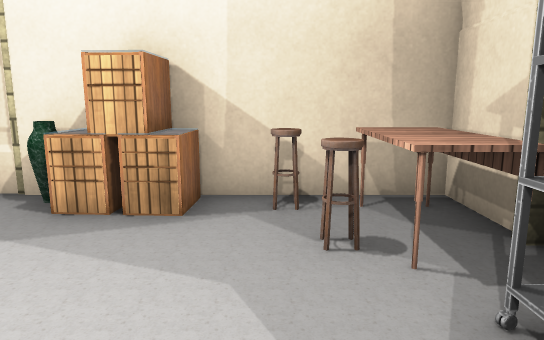
view 1 (above)

24 first-person views from a walk through a 3-D level made in the Unity game engine. The camera is 1.3 m above the floor, tilts 10° down and sees 70° across. The floor is counted in squares, 1 m on a side. Each view is taken from the middle of a square. On the plan, view 1 faces up. The plan holds only what a view shows up to about 16 squares ahead; the rest is blank. The place goes on beyond the plan. The player is left out. Some surface patterns are stand-ins.

view 2
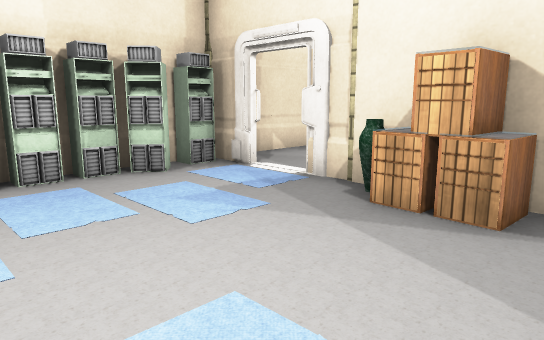

view 3
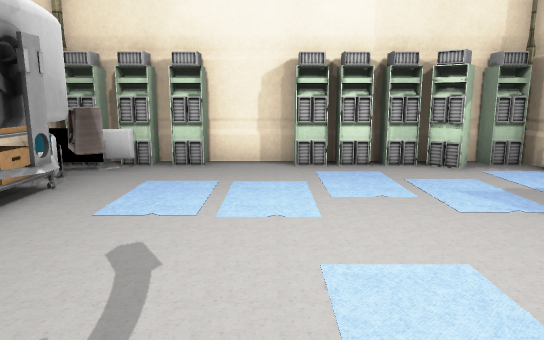

view 4
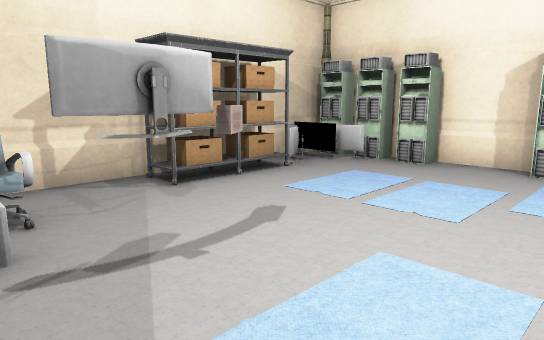

view 5
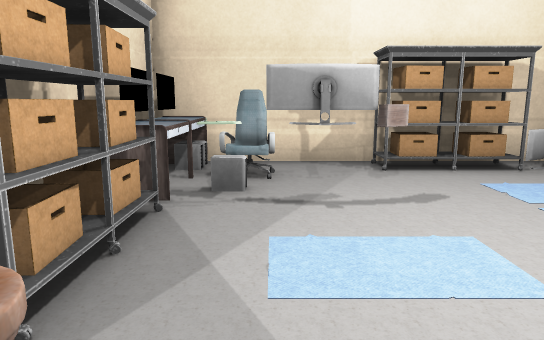

view 6
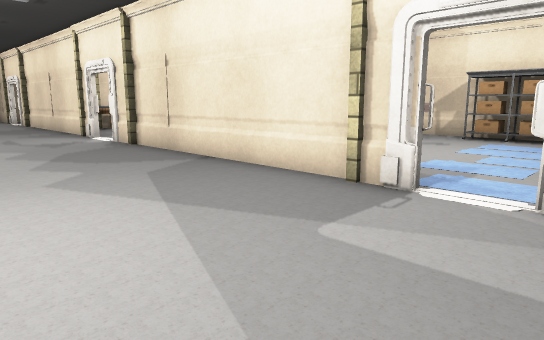

view 7
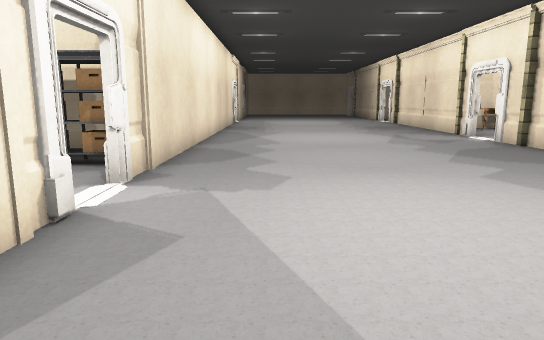

view 8
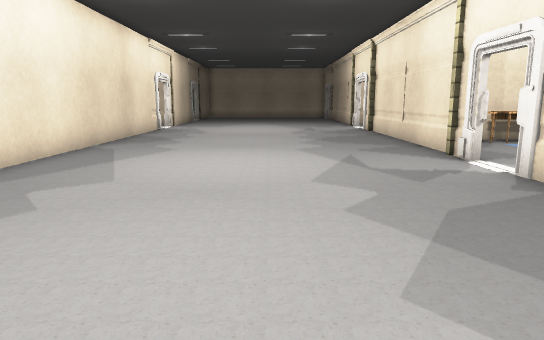

view 9
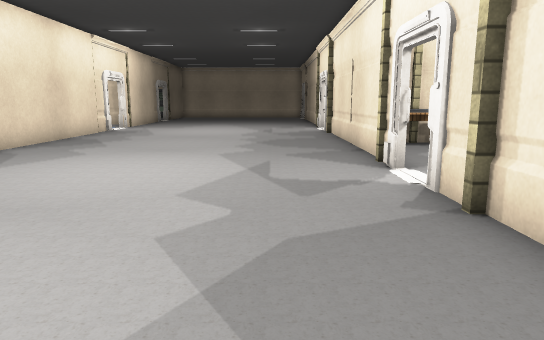

view 10
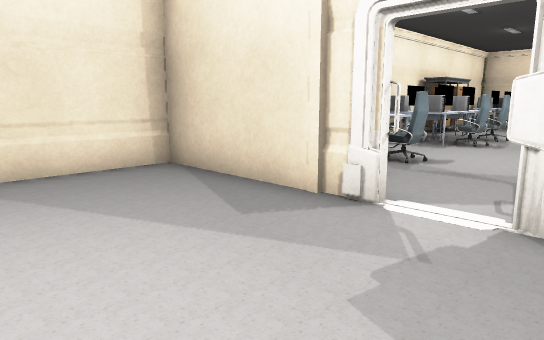

view 11
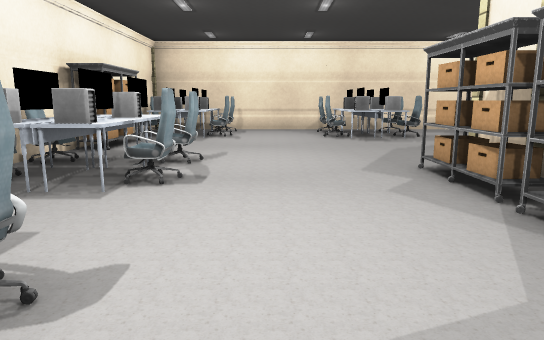

view 12
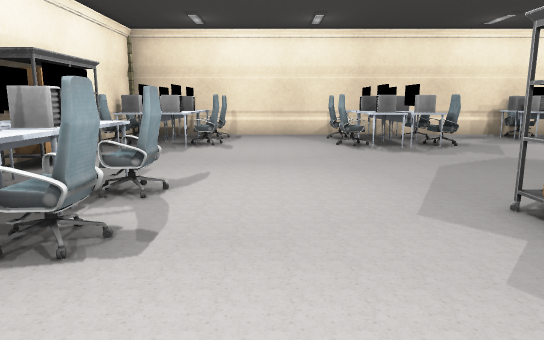

view 13
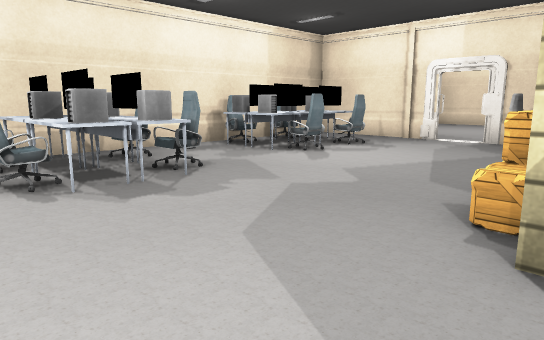

view 14
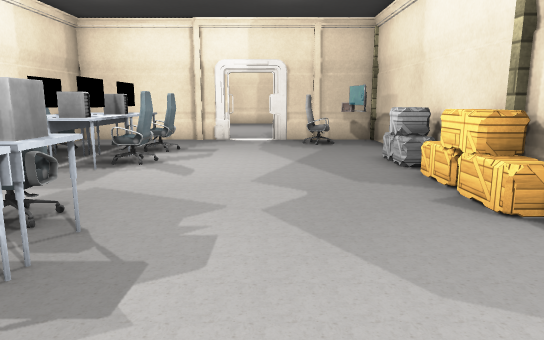

view 15
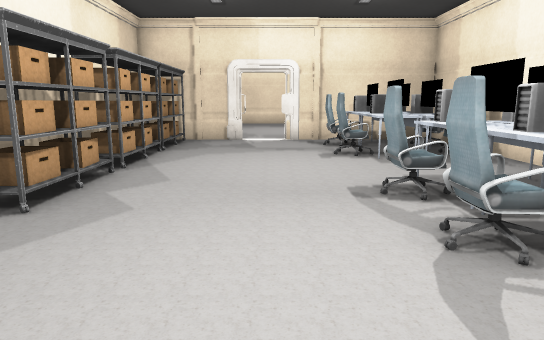

view 16
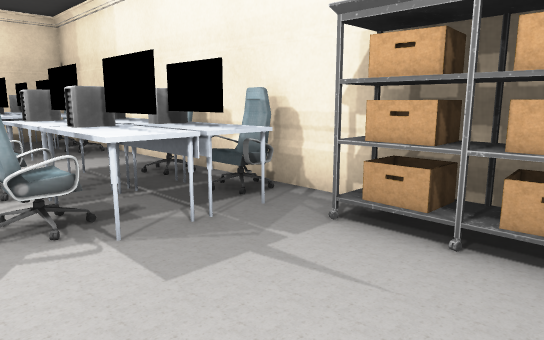

view 17
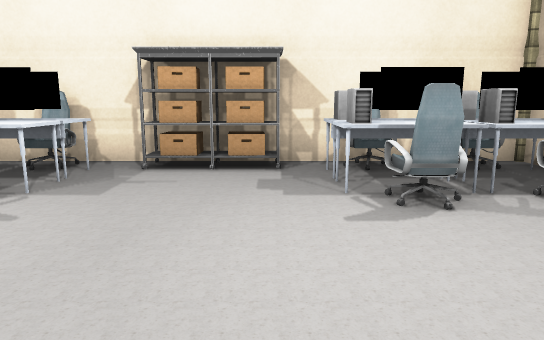

view 18
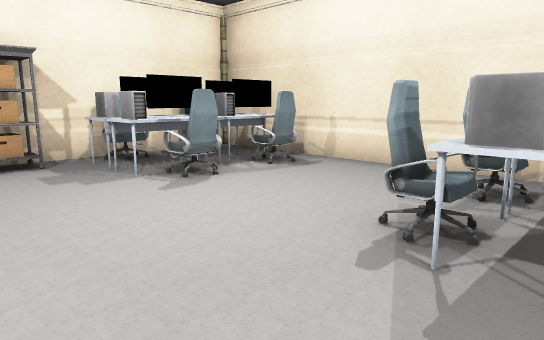

view 19
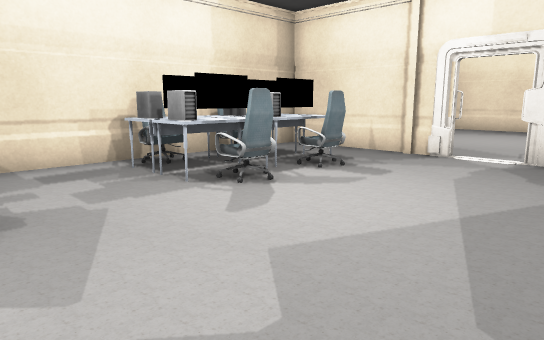

view 20
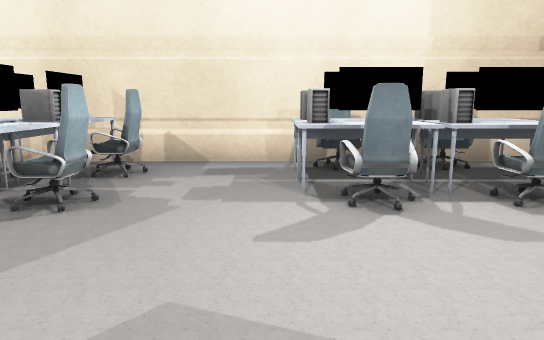

view 21
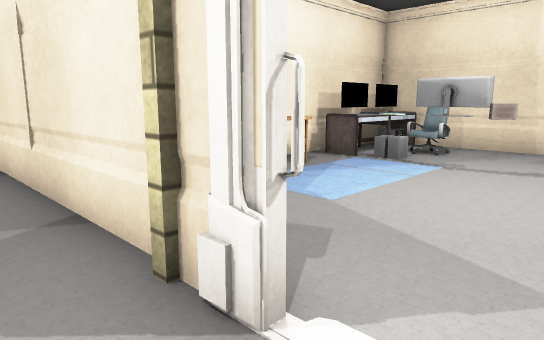

view 22
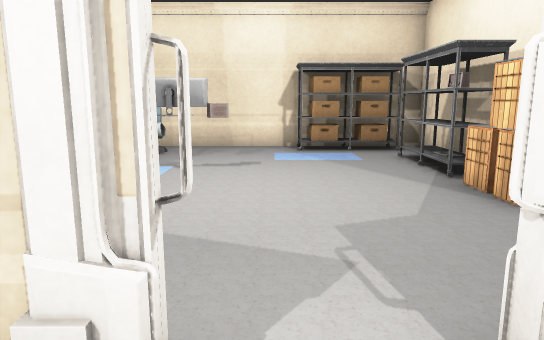

view 23
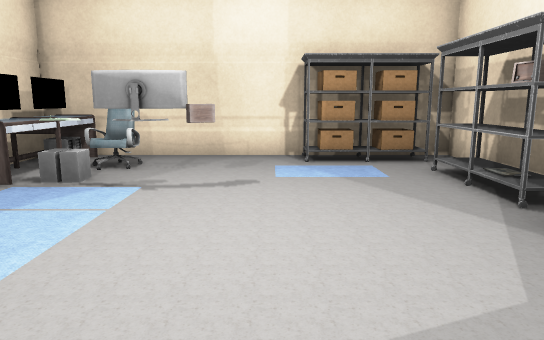

view 24
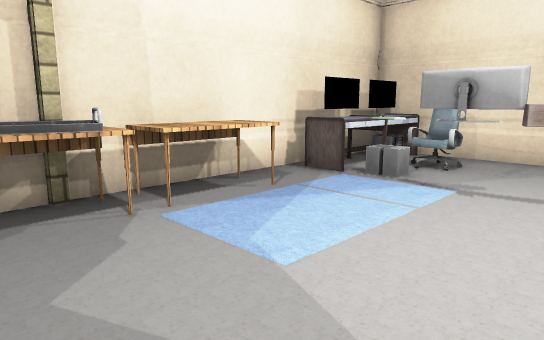

### Floor plan
Points are (right, up) in squares from view 1. A wall is a line through its corners. A room is listed if a view was taken in it or the views show most of it. See-through windows are left out.
Room 1 (views 1, 2, 3, 4, 5, 6, 7, 8, 9, 10, 21, 22, 23, 24)
walls: (4.8, 5.6) (6.1, 5.6); (5.6, 5.6) (6.1, 5.7); (2.5, 4.1) (2.5, 5.6) (4.5, 5.6); (7.3, 5.6) (8, 5.7); (7.4, 5.6) (8.5, 5.6); (8.9, 5.6) (10.5, 5.6); (12.4, 5.6) (14.5, 5.6); (-6, 5.4) (-6.5, 5.4); (0.5, 15.4) (-0.9, 15.4) (-1.2, 15.5); (12.5, -1.5) (12.5, 0.6); (-2.4, 15.4) (-7.5, 15.4); (15.4, 5.6) (16.1, 5.6); (-7.5, 4.6) (-7.5, 3.1); (-7.5, 9) (-7.5, 6.9); (-7.5, 0.5) (-7.5, -1.5); (-7.5, -2.1) (-7.5, -2.6); (-7.5, 14.9) (-7.5, 12.2); (16.4, 15.4) (2.4, 15.4); (-7.5, -4.5) (12.6, -4.5)
low walls: (7.4, 5.6) (8, 5.5); (-2.4, 15.4) (-3, 15.4)
ways out: opening at (-2, 15) to room 2; opening at (1.5, 15) to room 2
objects: pillar (-8, 6); computer (-7, -4); computer (-7, -3); computer (-7, -2); computer (-7, 1); computer (-7, 2); computer (-7, 3); other object (-7, 4); TV (-6, -4); TV (-5, -4); other object (-4, -4) to (-2, -4); carpet (-4, 5); pillar (-4, 6) to (-3, 6); other object (-3, 5); other object (-2, -1) to (0, -1); other object (-2, 5); other object (-1, 5); chair (0, -3) to (1, -3); stool (0, 5); other object (1, -4) to (2, -2); stool (1, 3) to (1, 4); table (1, 5) to (2, 5); other object (2, -1) to (2, 2); pillar (2, 3) to (2, 4); other object (3, -2) to (4, 0); other object (3, 1) to (4, 1); other object (3, 2) to (4, 2); other object (4, -4) to (6, -4); radio (4, 0); pillar (4, 6); other object (8, -1); pillar (8, 6) to (9, 6); carpet (9, -1) to (11, -1); chair (10, -3) to (11, -3); other object (11, -4) to (12, -1); carpet (11, 1) to (11, 2); carpet (11, 3); table (11, 4) to (12, 5); table (12, 1) to (12, 2); pillar (12, 3) to (12, 4); pillar (16, 6)
Room 2 (views 11, 12, 13, 14, 15, 16, 17, 18, 19, 20)
walls: (12.5, 26.5) (12.5, 27.4); (12.3, 27.4) (12.3, 28.9) (12.5, 29.1); (12.5, 27.5) (12.5, 29.1); (12.3, 30.4) (12.3, 31.6); (12.5, 30.4) (12.5, 31.5); (12.5, 31.6) (12.5, 35.5) (-5.5, 35.5); (-1, 15.5) (0.5, 15.5); (-7.5, 31.5) (-7.5, 18.8); (-7.5, 16.9) (-7.5, 14.9); (-6.5, 15.5) (-2.4, 15.5)
low walls: (12.4, 30.5) (12.3, 31)
ways out: opening at (-2, 15) to room 1; opening at (1.5, 15) to room 1
objects: other object (-7, 16) to (-4, 20); other object (-7, 23) to (-4, 26); other object (-7, 28) to (-7, 30); other object (-7, 31) to (-4, 35); other object (0, 31) to (3, 35); other object (1, 16) to (2, 18); other object (1, 19) to (2, 21); other object (1, 22) to (2, 24); other object (2, 23) to (2, 24); pillar (2, 26); crate (4, 26); crate (5, 26) to (6, 26); crate (7, 26); other object (7, 32) to (10, 35); crate (8, 26); other object (10, 26) to (11, 26); chair (11, 27) to (11, 28); pillar (12, 26)
Room 3 (no view inside)
walls: (-7.5, 33) (-7.5, 31.5)
Room 4 (no view inside)
walls: (-5.5, 35.5) (-7.5, 35.5) (-7.5, 33)

Where each view was taken, in squares from view 1:
view 1: 0 up, 0 right, facing up
view 2: 0 up, 0 right, facing up-left
view 3: 0 up, 1 right, facing left
view 4: 2 up, 1 right, facing down-left
view 5: 4 up, 0 right, facing down
view 6: 11 up, 7 left, facing down-right
view 7: 13 up, 7 left, facing right
view 8: 10 up, 1 left, facing right
view 9: 8 up, 0 right, facing right
view 10: 11 up, 0 right, facing up-left
view 11: 17 up, 2 left, facing up
view 12: 20 up, 2 left, facing up
view 13: 25 up, 1 left, facing up-right
view 14: 29 up, 1 left, facing right
view 15: 29 up, 2 left, facing down
view 16: 30 up, 3 left, facing down-left
view 17: 30 up, 1 right, facing left
view 18: 28 up, 2 right, facing up-left
view 19: 27 up, 3 right, facing up-right
view 20: 27 up, 6 right, facing up
view 21: 7 up, 6 right, facing down-right
view 22: 7 up, 7 right, facing down
view 23: 5 up, 7 right, facing down
view 24: 5 up, 7 right, facing down-right
